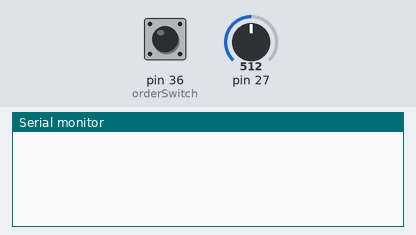
Bench run of a sketch on a simulated Teensy 4. Shown: the last lines printed to the serial monitor. Inputs (shaded band) come from the test bench; at power-on: pin 36 (orderSwitch) LOW, pin 27 = 512.

Above: at 1.2 s.
1.3 s: pin 36 (orderSwitch) pulled HIGH for 0.15 s
At 2.4 s:
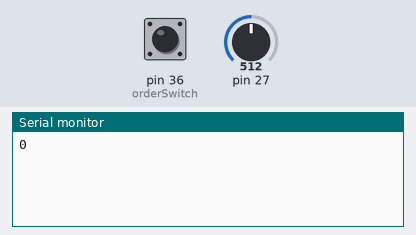
2.9 s: pin 36 (orderSwitch) pulled HIGH for 1 s
At 5.0 s:
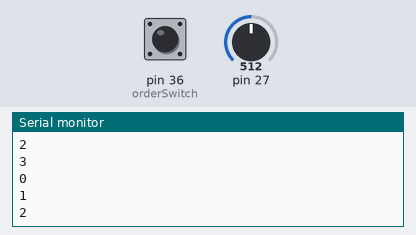
Timing chart, 0 to 6.5 s (numbered marks = the images above; inputs shaded):
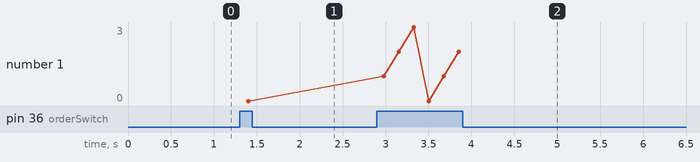

Measured:
- after the input at 1.3 s, the serial monitor: prints a new line after 0.10 s (image 1)
- after the input at 2.9 s, the serial monitor: prints a new line after 0.08 s (image 2)
- plotted number 1: 0 → 2 after the input at 2.9 s

The sketch:

stepper_class_example.ino
```cpp
#include "Stepper.h"

int orderSwitch = 36;

int noteArray[4] = { 68, 72, 75, 79 };

Stepper stepper1(4, 1000);

int tempoPot = { A13 };
int tempoPotValue = 0;
int mappedTempoPot = 0;


void setup() {
  Serial.begin(9600);
  stepper1.stepHandler(onStep);

  pinMode(orderSwitch, INPUT);
}

void loop() {
  tempoPotValue = analogRead(tempoPot);
  mappedTempoPot = map(tempoPotValue, 0, 1027, 100, 250);

  stepper1.process();
  stepper1.setTimePerStep(mappedTempoPot);
}

void onStep(int num) {

  if (digitalRead(orderSwitch) == HIGH) {
    usbMIDI.sendNoteOn(noteArray[num], 127, 1);
    Serial.println(num); }
  // } else if (digitalRead(orderSwitch) == LOW) {
  //   usbMIDI.sendNoteOn(noteArray[random(4)], 127, 1);
  //   Serial.println(num);
  // }
}
```

Stepper.cpp
```cpp
#include "Stepper.h"

Stepper::Stepper(int _numSteps, int _timePerStep) {
  numSteps = _numSteps;
  timePerStep = _timePerStep;
  lastStepTime = 0;
}

void Stepper::process() {
  if(millis() > lastStepTime + timePerStep) {
      lastStepTime = millis();
      nextStep();
      stepCallback(currentStep);
  }
}

void Stepper::nextStep() {
  currentStep++;
  if(currentStep >= numSteps) {
    currentStep = 0;
  }
}

void Stepper::setTimePerStep(int _timePerStep) {
  timePerStep = _timePerStep;
}

void Stepper::stepHandler(void (*f)(int)) {
  stepCallback = *f;
}
```

Stepper.h
```cpp
#ifndef Stepper_h
#define Stepper_h

#include "Arduino.h"

class Stepper
{
  public:
    Stepper(int _numSteps, int _timePerStep);
    void process();
    void nextStep();
    void stepHandler(void (*f)(int));
    void (*stepCallback)(int);
    void setTimePerStep(int _timePerStep);

    int numSteps;
    int currentStep;
    int timePerStep;
    unsigned long lastStepTime;
};

#endif
```
